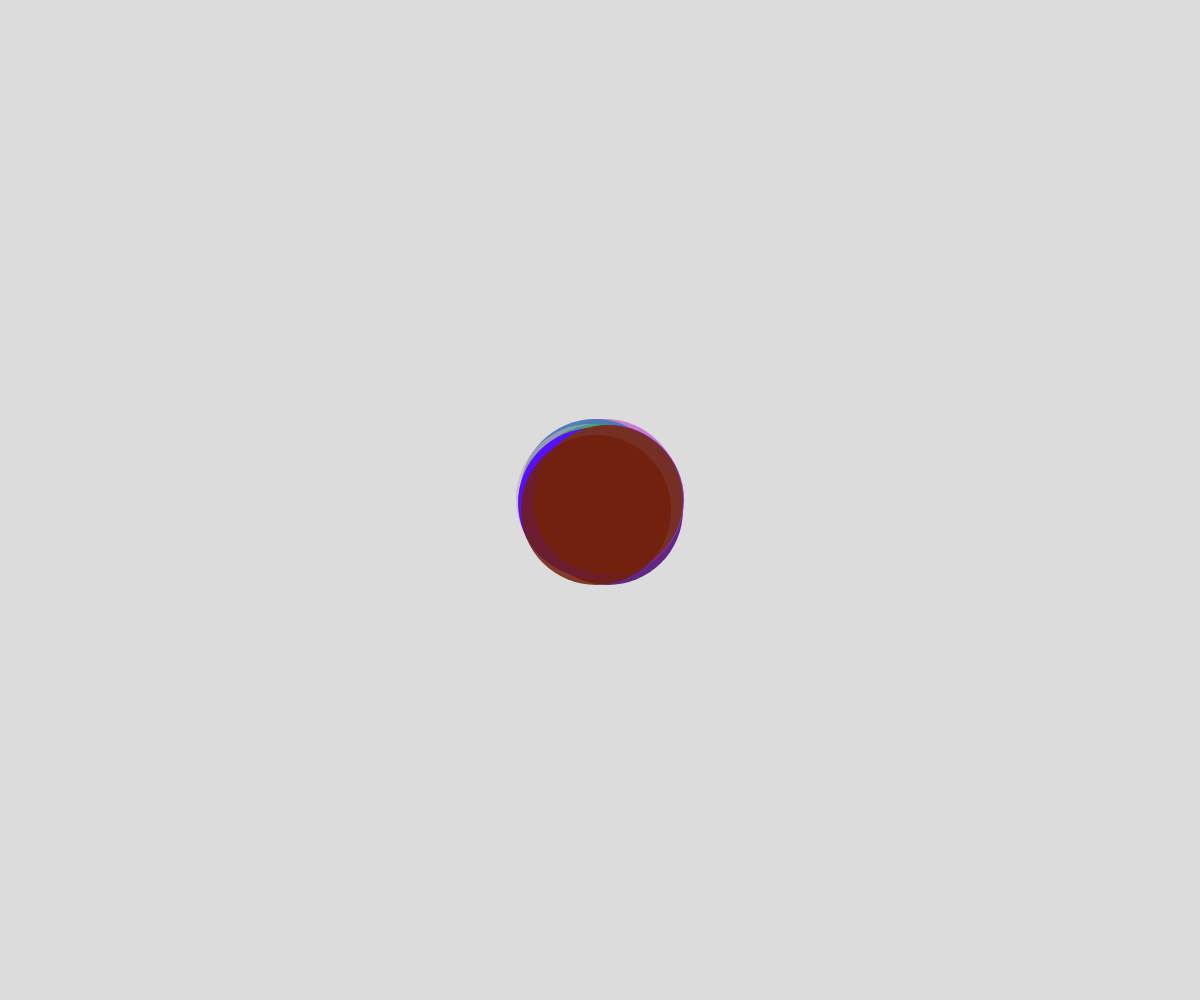
Frame 1 (no input)
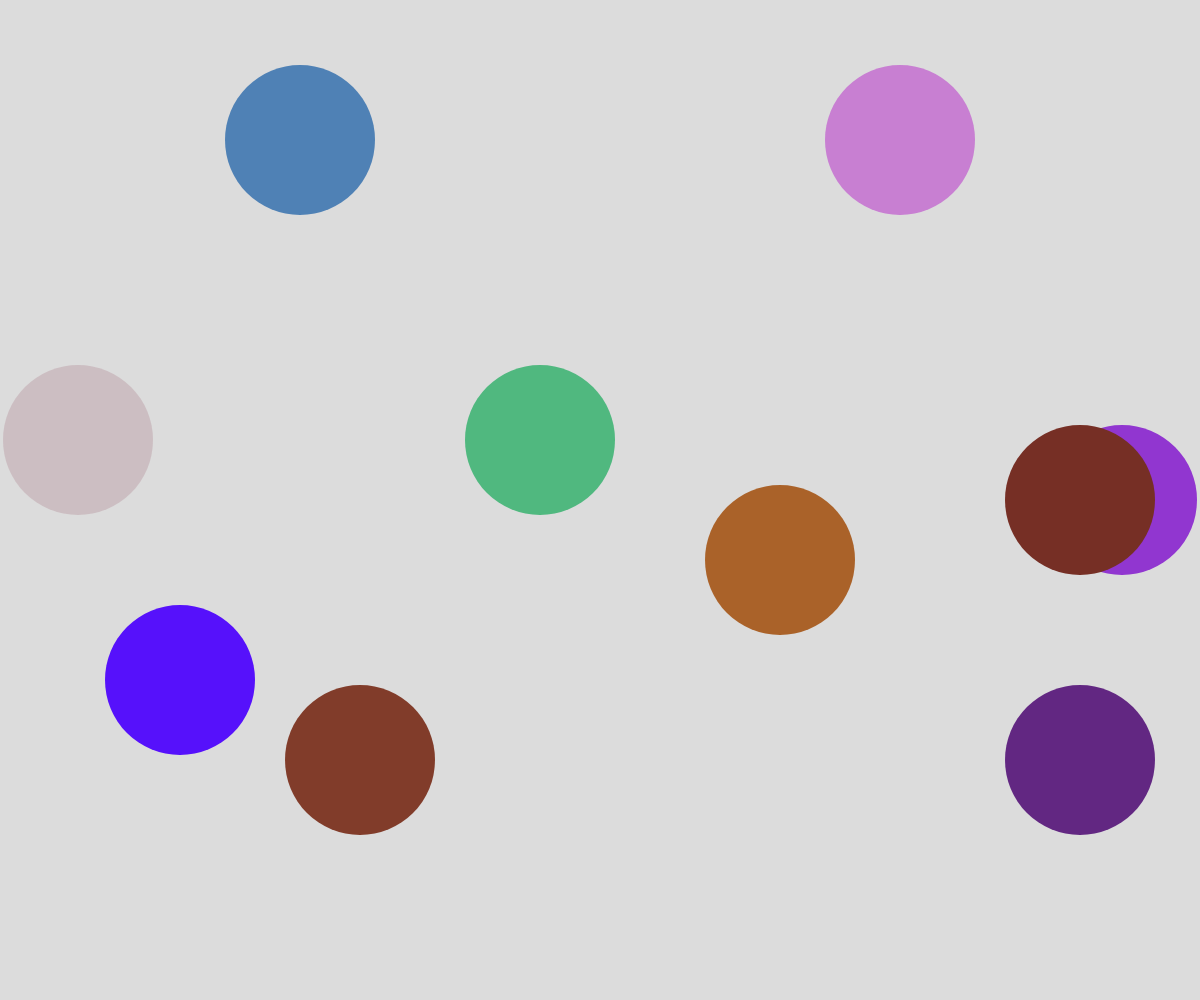
Frame 60 (no input)
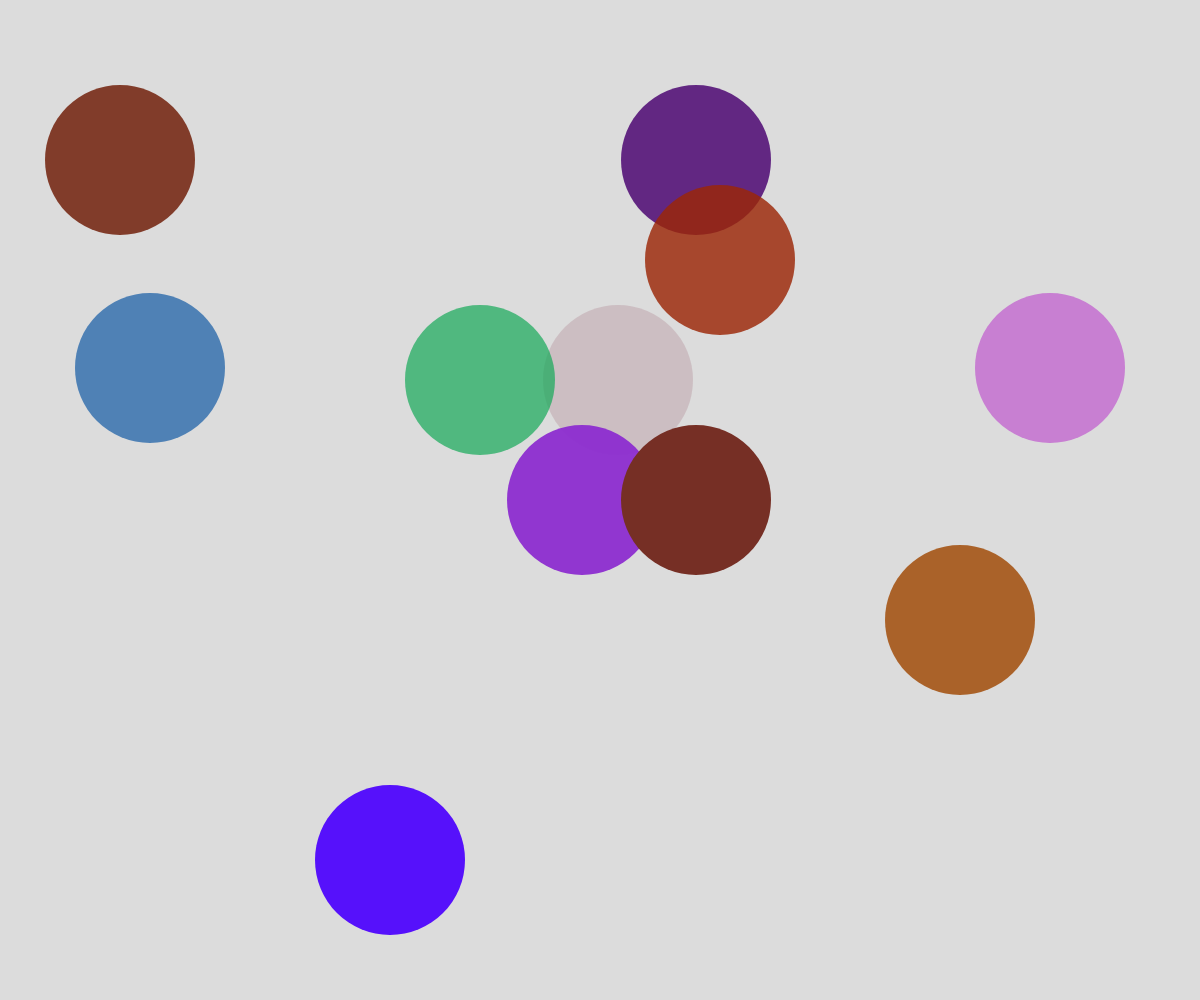
Frame 120 (the mouse pressed at the canvas centre since frame 60)

The p5.js sketch that drew these frames (run headless with seeded random() and noise() and a simulated clock; from frame 60 on, the mouse is pressed at the canvas centre):

// p5.js sketch
// ── sketch.js
// Project Title
// Your Name
// Date
//
// Extra for Experts:
// - describe what you did to take this project "above and beyond"

let ballArray = [];


function setup() {
  createCanvas(windowWidth, windowHeight);
  for (let i =0; i < 10; i++) {
    spawnBall(width/2,height/2);
  }
}

function draw() {
  background(220);

  for (let someBall of ballArray) {
  //move ball
    someBall.x += someBall.dx;
    someBall.y += someBall.dy;

    //bounce if needed
    if (someBall.x+someBall.radius>=width||someBall.x-someBall.radius<=0) {
      someBall.dx *=-1;
    }
    if (someBall.y+someBall.radius>=height||someBall.y-someBall.radius<=0) {
      someBall.dy *=-1;
    }

    //display ball
    noStroke();
    fill(someBall.red,someBall.green,someBall.blue,someBall.alpha);
    circle(someBall.x,someBall.y,someBall.radius*2);
  }
}

function mousePressed() {
  spawnBall(mouseX, mouseY);
}

function spawnBall(theX,theY) {
  let theBall = {
    x: theX,
    y: theY,
    radius:75,
    dx: round(random(-10,11)),
    dy: round(random(-10,11)),
    red: round(random(0,256)),
    green: round(random(0,256)),
    blue: round(random(0,256)),
    alpha: round(random(150,256)),
  };
  ballArray.push(theBall);
}
